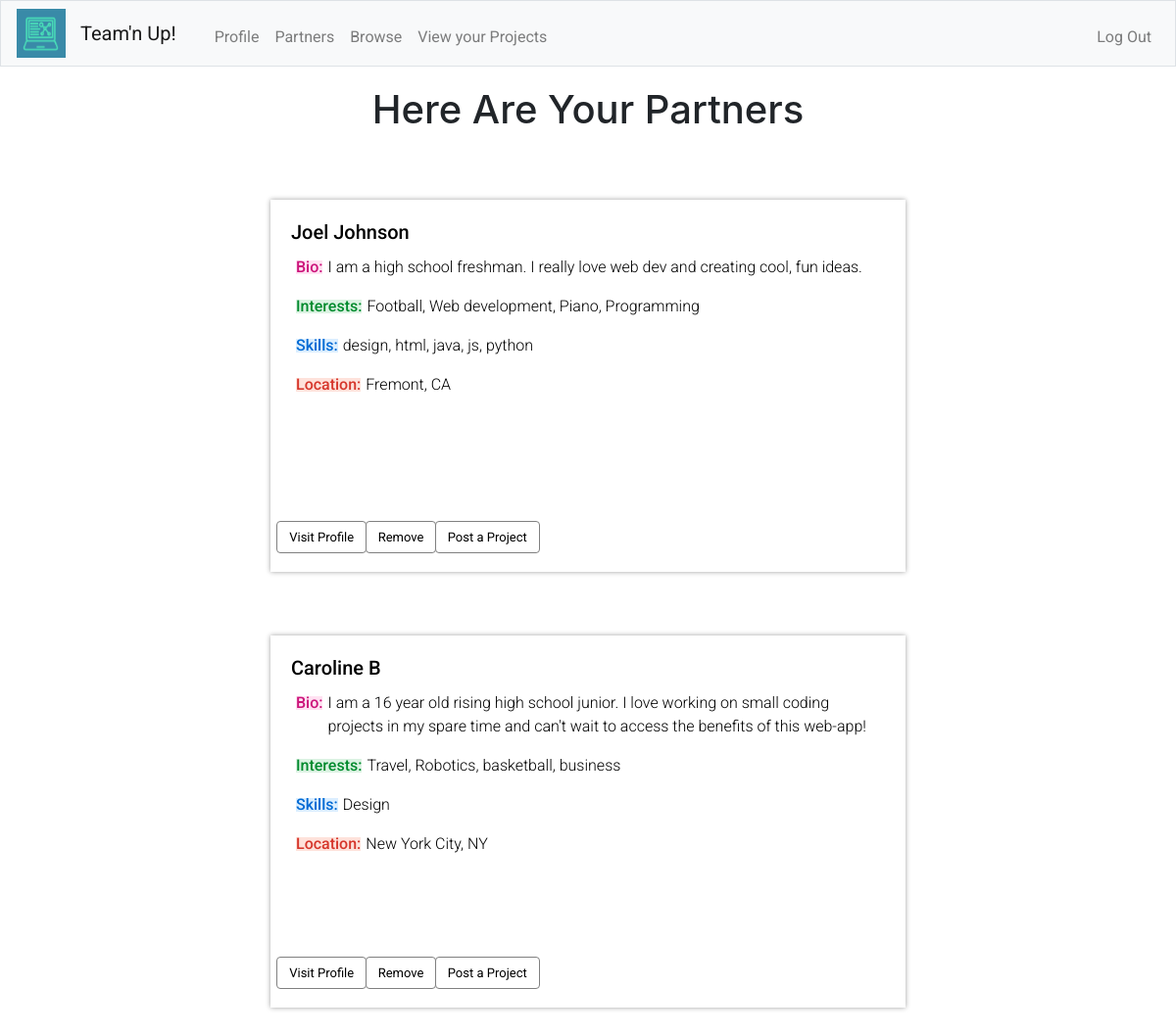
The page /partners (signed in) on the database its author committed.
### tables this page shows
CREATE TABLE profile
(
    id INTEGER,
    username TEXT,
    name TEXT,
    bio TEXT,
    interests TEXT,
    skills TEXT,
    location TEXT,
    phone TEXT,
    email TEXT,
    info TEXT
);

### app.py (the view)
@app.route("/partners", methods=["POST","GET"])
def partners():
    if request.method == "POST":
        person_id = request.form.get("person_id")
        if person_id == session["user_id"]:
            return error("Cannot partner with self","/browse")
        prev = db.execute("SELECT * FROM friends WHERE username2 = :user AND username1=:user1", user=session["user_id"],user1=person_id)
        prev2 = db.execute("SELECT * FROM friends WHERE username1 = :user  AND username2=:user2", user=session["user_id"],user2=person_id)
        if len(prev) == 0 and len(prev2) == 0:
            db.execute("INSERT INTO friends (username1, username2) VALUES (:user1, :user2)", user1=session["user_id"],user2=person_id)
        return redirect("/partners")
    else:
        friendsName = []
        friend_name = db.execute("SELECT username1 FROM friends WHERE username2 = :user", user=session["user_id"])
        if len(friend_name) != 0:
            for friend in friend_name:
                friendsName.append(friend["username1"])
        friend_name2 = db.execute("SELECT username2 FROM friends WHERE username1 = :user", user=session["user_id"])
        if len(friend_name2) != 0:
            for friend in friend_name2:
                friendsName.append(friend["username2"])
        friends=[]
        if len(friendsName) != 0:
            for friend in friendsName:
                row = db.execute("SELECT * FROM profile WHERE id=:person_id",person_id=friend)[0]
                friends.append(row)
        if len(friends) ==0:
            return render_template("noPartners.html")
        return render_template("partners.html", friends=friends)

### app.py (called while the page is built)
@app.after_request
def after_request(response):
    response.headers["Cache-Control"] = "no-cache, no-store, must-revalidate"
    response.headers["Expires"] = 0
    response.headers["Pragma"] = "no-cache"
    return response

### templates/partners.html (shortened to what this page needs)
{% extends "layout.html" %}
{% block body %}
    <h1 class="partnerHeader">Here Are Your Partners</h1>
    <div class="row">
        {% for friend in friends %}
            <div class="browse-friends">
                <div class=" mb-4 back">
                    <div class="card-body">
                        <h5 class="card-title">{{ friend["name"] }}</h5>
                        <h6 class="card-text des pink">Bio:</h6><p> {{ friend["bio"] }}</p>
                        <h6 class="card-text des green">Interests:</h6><p> {{ friend["interests"] }}</p>
                            <h6 class="card-text des blue">Skills:</h6><p> {{ friend["skills"] }}</p>
                            <h6 class="card-text des red">Location:</h6><p> {{ friend["location"] }}</p>
                            <form action="/profile" method="post">
                                <input class="first btn btn-primary" type="submit" name="button" value="Visit Profile">
                            </form>
                            <form action="/remove" method="post">
                                <input class="second btn btn-primary" type="submit" name="button" value="Remove">
                            </form>
                            <form action="/project">
                                <input class="third btn btn-primary" type="submit" name="button" value="Post a Project">
                            </form>
                    </div>
                </div>
            </div>
        {% endfor %}
    </div>
{% endblock %}

### static/layout.css (style rules this page uses)
* { font-family: 'Roboto', sans-serif; }
.red { color: rgb(214, 54, 43); background-color: rgb(254, 226, 219) }
.pink { color: rgb(204, 20, 123); background-color: rgb(255, 226, 242); }
.green { color: rgb(0, 138, 45); background-color: rgb(219, 242, 226); }
.blue { color: rgb(0, 106, 212); background-color: rgb(219, 238, 255); }

### templates/partners.html (style rules this page uses)
.row { margin: 0px; padding: 60px; }
.browse-friends { display: block; margin: 0 auto; width: 60%; height:380px; margin-bottom:65px; border: 1px solid white; cursor: pointer; color:black; position:relative; -webkit-box-shadow: 0px 0px 5px 0px rgba(160,160,160,1); -moz-box-shadow: 0px 0px 5px 0px rgba(160,160,160,1); box-shadow: 0px 0px 5px 0px rgba(160,160,160,1); }
input.btn { margin:10px; display: inline-block; font-size:13px; position:absolute; top:97%; transform: translate(-50px, -50px); background-color: white; border: 1px solid gray; color:black; }
.first { float:left; left:7%; }
.second { left:21%; }
.third { left:32%; }
.partnerHeader { text-align: center; margin-top: 20px; }
h6 { display: inline; float:left; margin:5px; line-height: .9; }
p { font-weight:300; }

### rows shown on the page
profile: name "Joel Johnson", bio "I am a high school freshman. I really love web dev and creating cool, fun ideas.", interests "Football, Web development, Piano, Programming", skills "design, html, java, js, python", location "Fremont, CA"
profile: name "Caroline B", bio "I am a 16 year old rising high school junior. I love working on small coding projects in my spare time and can't wait to access the benefits of this web-app!", interests "Travel, Robotics, basketball, business", skills "Design", location "New York City, NY"
